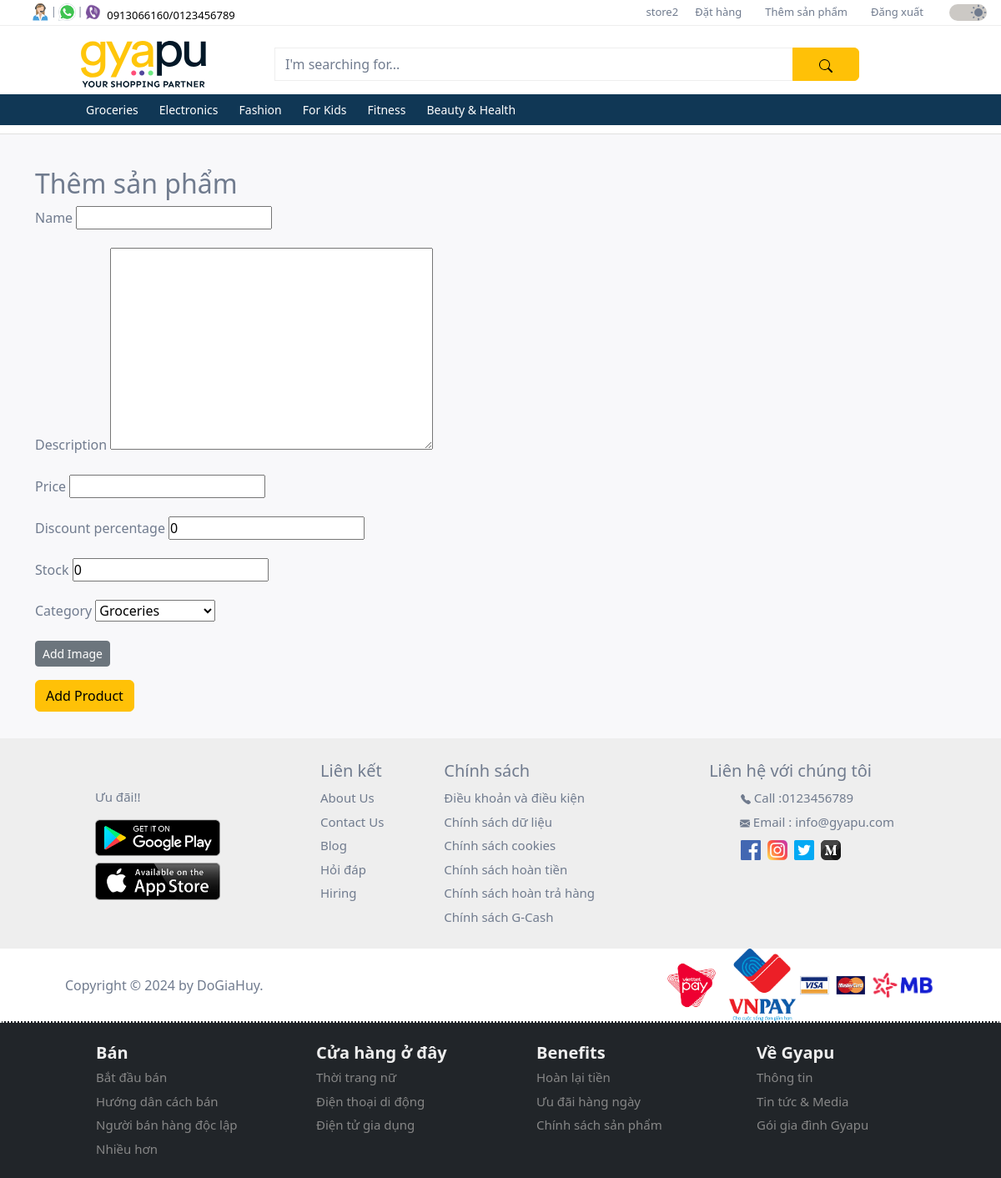
The page /products/add/ (signed in) on the database its author committed.
### user/models.py (models this page shows, shortened)
class CustomUser(AbstractUser):
  id = models.UUIDField(
    primary_key = True,
    default = uuid.uuid4,
    editable = False
  )
  full_name = models.CharField(max_length=50, default='Default Name')
  mobile = models.CharField(max_length=10, blank=False, null=False)

### products/models.py (models this page shows, shortened)
class Category(models.Model):
  id = models.UUIDField(
    primary_key = True,
    default = uuid.uuid4,
    editable = False
  )
  name = models.CharField(max_length=255)
  description = models.TextField(blank=True)
  parent = models.ForeignKey('self', on_delete=models.CASCADE, null=True, blank=True, related_name='children')
  class Meta:
    verbose_name_plural = 'Categories'

class Product(models.Model):
  id = models.UUIDField(
    primary_key = True,
    default = uuid.uuid4,
    editable = False
  )
  name = models.CharField(max_length=255)
  description = models.TextField()
  price = models.DecimalField(max_digits=10, decimal_places=2)
  discount_percentage = models.PositiveSmallIntegerField(default=0, validators=[MaxValueValidator(100)])
  stock = models.IntegerField(default=0, validators=[MinValueValidator(0)])
  category = models.ForeignKey(Category, on_delete=models.SET_NULL, null=True, related_name='products')
  store = models.ForeignKey(User, on_delete=models.CASCADE, limit_choices_to={'groups__name': 'store'})
  is_deleted = models.BooleanField(default=False) #soft deletion flag

### products/views.py (the view, shortened to what this page needs)
# urls.py: path('add/', ProductCreateView.as_view(), name='product_add'),
class ProductCreateView(LoginRequiredMixin, StoreGroupRequiredMixin, CreateView):
  model = Product
  form_class = ProductAddForm
  template_name = 'products/add.html'
  def get_context_data(self, **kwargs):
    context = super().get_context_data(**kwargs)
    if self.request.POST:
      context['form'] = self.form_class(self.request.POST, self.request.FILES)
      context['image_formset'] = ProductImageFormSet(self.request.POST, self.request.FILES)
    else:
      context['form'] = self.form_class()
      context['image_formset'] = ProductImageFormSet()
    return context

### products/forms.py
class ProductAddForm(ProductFormBase):
  pass

### products/context_processors.py (called while the page is built)
def categories(request):
  categories = Category.objects.filter(parent__isnull=True)
  return {'categories': categories}

### products/forms.py (called while the page is built)
  def get_category_choices(self, category, level=0):
    choices = [(category.id, '-' * level + category.name)]
    children = category.children.all()
    for child in children:
      choices.extend(self.get_category_choices(child, level + 1))
    return choices

  def get_all_categories_choices(self):
    categories = Category.objects.filter(parent__isnull=True)
    choices = []
    for category in categories:
      choices.extend(self.get_category_choices(category))
    return choices

### user/context_processors.py (called while the page is built)
def user_group(request):
  user_belong_to_store = request.user.groups.filter(name='store').exists()
  return {'user_belong_to_store': user_belong_to_store}

### user/views.py (called while the page is built)
  def test_func(self):
    return self.request.user.groups.filter(name='store').exists()

### products/templates/products/add.html (shortened to what this page needs)
{% extends "_base.html" %}
{% block content%}
<h2>Thêm sản phẩm</h2>
<div class="mb-3">
  <form method="post" enctype="multipart/form-data">
    {% for field in form %}
    <div class="mb-3">
      <label for="{{ field.id_for_label }}" class="form-label">{{ field.label }}</label>
      {{ field }}
    </div>
    {% endfor %}
    <div>
      <button type="button" class="btn btn-sm btn-secondary" id="add_image" onclick="addProductImage()">Add Image</button>
    </div>
    <button type="submit" class="btn btn-warning mt-3">Add Product</button>
  </form>
</div>
{% endblock content %}

### user/templates/homepage/upper_navbar.html (shortened to what this page needs)
{% load static %}
<nav class="navbar navbar-expand-lg first-nav">
  <div class="container-fluid d-flex">
    <div class="contact-icons ms-4 d-none d-lg-block">
      <div class="d-flex">
        <div class="d-flex">
          <div class="tooltip px-0">
            <img src="{% static "images/icons/contact.svg" %}" alt="phone">
          </div>
          <span class="pt-1">|</span>
        </div>
        <div class="d-flex">
          <div class="tooltip px-0">
            <img src="{% static "images/icons/whatsapp.png" %}" alt="whatsapp">
          </div>
          <span class="pt-1">|</span>
        </div>
        <div>
          <div class="tooltip px-0">
            <img src="{% static "images/icons/viber.png" %}" alt="viber">
          </div>
        </div>
        <div class="mt-1">
          <a class="phone-number ps-1" href="#">
            0913066160/0123456789
          </a>
        </div>
      </div>
    </div>
    <div class="menu flex-grow-1">
      <div class="collapse navbar-collapse justify-content-end" id="collapsibleNavbar">
        <ul class="navbar-nav">
          {% if user.is_authenticated %}
            <li class="nav-item">
              <a href="{% url 'profile_detail' %}">{{ user.username }}</a>
            </li>
            <li class="nav-item">
              <a href="{% url 'order_list' %}">Đặt hàng</a>
            </li>
            <li class="nav-item">
              {% if user_belong_to_store %}
                <a class="nav-link py-0" href="{% url 'product_add' %}">Thêm sản phẩm</a>
              {% else %}
                <a class="nav-link py-0" href="{% url 'address_list' %}">Địa chỉ</a>
              {% endif %}
            </li>
            <li class="nav-item">
              <a href="{% url 'account_logout' %}">Đăng xuất</a>
            </li>
          {% else %}
            <li class="nav-item">
              <a class="nav-link py-0" href="{% url 'store_login' %}">Bán sản phẩm của bạn</a>
            </li>
          {% endif %}
        </ul>
      </div>
    </div>
    <div class="accessibilities">
      <div class="d-flex justify-content-end">
        <div class="switch">
          <div class="form-check form-switch ms-3">
            <input class="form-check-input" type="checkbox" id="toggleswitch" value="yes" checked>
          </div>
        </div>
      </div>
    </div>
  </div>
</nav>

### user/templates/homepage/lower_navbar.html (shortened to what this page needs)
{% load static %}
<nav class="navbar navbar-expand-xl d-flex flex-column second-nav" id="secondNav">
  <div class="container">
    <div class="d-flex flex-row container-fluid gyapu-head">
      <a class="navbar-brand" href="
        {% if not user_belong_to_store %}
          {% url 'home' %}
        {% else %}
          {% url 'store_dashboard' %}
        {% endif %}
      ">
        <img class="img-fluid" id="gyapu-head" src="{% static "images/gyapu-header-lightmode.svg" %}" alt="gyapu brand logo">
      </a>
      <form class="input-group mt-3 mb-3" method="get" action="{% url 'search_results' %}">
        <input type="text" class="form-control" placeholder="I'm searching for..." name="query">
        <button class="btn btn-warning" type="submit">
        </button>
      </form>
    </div>
  </div>
  <div class="dropdown-nav">
    <div class="container">
      <div class="collapse navbar-collapse" id="mynavbar">
        <ul class="navbar-nav">
          {% for category in categories %}
            <li class="nav-item dropdown">
              <a class="nav-link dropbtn" href="{% url 'product_by_category' category.name %}">{{ category.name }}</a>
            </li>
          {% endfor %}
        </ul>
      </div>
    </div>
  </div>
</nav>

### user/static/css/style.css (style rules this page uses)
* { margin: 0; padding: 0; scroll-behavior: smooth; }
:root { --backgroundColor: #ffffff; --featureListBgColor: #F8F8FA; --cardBgColor: #ffffff; --contactsBgColor: #EEEEEE; --toggleswitchBgColor: #CCC9C5; --textColor: #707B8E; --priceColor: #103755; --buttomnavColor: #103755; --border: #eeeeee; --controlColor: #606775; --phoneColor: #000000; --navAnchorHover: #000000; --inputBorderSelection: #eeeeee; --topicColorHover: #000000; --gyapuHeader: #031828; --cardHoverBoxShadow: 0 2px 4px 0 rgba(158, 155, 155, 0.19), 0 4px 10px 0 rgba(158, 155, 155, 0.19); }
body { color: var(--textColor); background-color: var(--backgroundColor); }
.first-nav { height: 30px; z-index: 3; background-color: var(--backgroundColor); }
.first-nav a { text-decoration: none; color: var(--textColor); }
.first-nav .contact-icons img { width: 25px; height: 25px; }
.first-nav .contact-icons span { font-size: 12px; color: var(--textColor); }
.phone-number { font-size: 13px; color: var(--phoneColor) !important; }
#collapsibleNavbar { font-size: 13px; }
#collapsibleNavbar ul li { padding: 0 10px; }
#collapsibleNavbar a { color: var(--textColor); }
.switch { margin-top: -5px; margin-left: 15px; }
.switch .form-check-input { font-size: 20px; width: 45px; background-color: var(--toggleswitchBgColor); border: none; cursor: pointer; }
.switch .form-switch .form-check-input { background-image: url("/static/images/moon.svg"); }
.switch .form-switch .form-check-input:checked { background-image: url("/static/images/sun.svg"); }
.second-nav { width: 100%; margin: 0; padding-top: 10px; padding-bottom: 0; background-color: var(--backgroundColor); z-index: 2; border-top: 1px solid var(--border); }
.second-nav .container .container-fluid { width: 1000px; }
.second-nav .container .container-fluid a { margin: auto; }
.second-nav img { width: 150px !important; min-width: 100px; }
.second-nav form { max-width: 700px !important; height: 40px; margin-left: 40px; }
.second-nav form input { background: transparent; border: 1px solid var(--border); }
.second-nav form input::placeholder { color: var(--textColor); }
.form-control { color: var(--textColor) !important; }
.second-nav form button { width: 80px; }
#mynavbar a { color: var(--textColor); }
.tooltip { position: relative; font-size: 16px; display: inline-block; opacity: 1; }
.dropdown-nav { width: 100%; background-color: #103755; z-index: 2; }
.dropdown-nav .container { padding-left: 65px; }
.dropbtn { color: #ffffff !important; font-size: 14px; margin-right: 9px; }
.dropdown, .dropleft, .sub-dropleft { position: relative; display: inline-block; }
@media only screen and (max-width: 1200px) { .second-nav { padding-bottom: 10px; border-bottom: 1px solid #e0e0e0; } }

### rows shown on the page
CustomUser: username "store2"
Category: name "Groceries"
Category: name "Electronics"
Category: name "Fashion"
Category: name "For Kids"
Category: name "Fitness"
Category: name "Beauty & Health"

### other values the page prints
{{ field.label }} "Name" "Description" "Price" "Discount percentage" "Stock" "Category"
